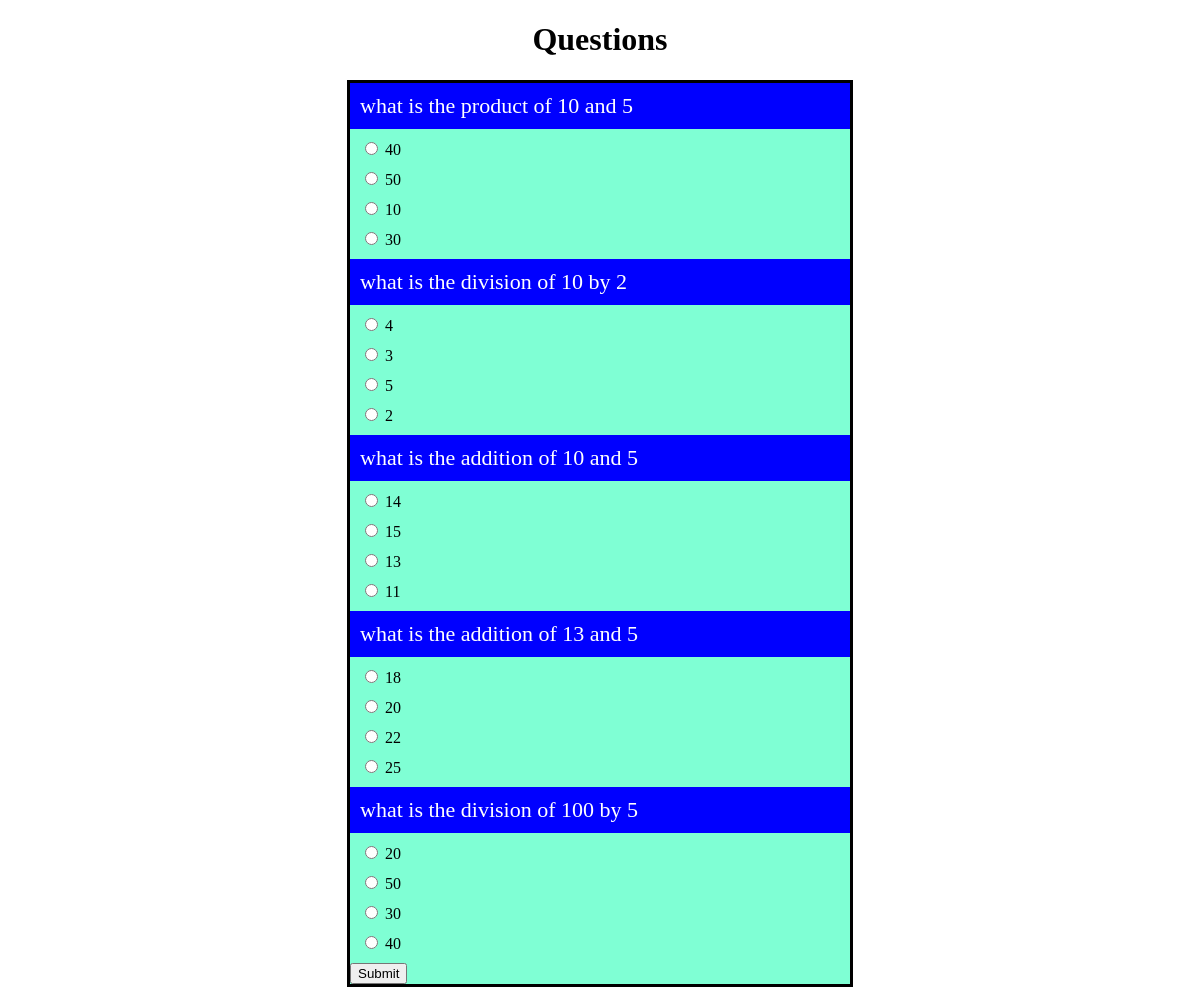
Screenshot of /testsystem/questions/ (signed in) with the database file from the repository.
### testsystem/models.py (models this page shows)
class Question(models.Model):
    question= models.CharField(max_length=1000)
    option_a=models.IntegerField()
    option_b=models.IntegerField()
    option_c=models.IntegerField()
    option_d=models.IntegerField()
    answer=models.IntegerField()

### testsystem/views.py (the view)
# urls.py: path('questions/',question),
def question(request):
    if 'username' not in request.session:
        return HttpResponseRedirect('http://localhost:8000/testsystem/login/')
    s=set()
    while(len(s)<5):
        s.add(random.randint(1,10))
    q={}
    l=[]
    for v in s:
        l.append(v)
    l1=[1,2,3,4,5]
    b={k:v for (k,v) in zip(l1, l)}
    for key,value in b.items():
        q[key]=(Question.objects.all()[value])
    o=[1,2,3,4,5]
    q[6]=o
    res=render(request,'testsystem/questions.html',q)
    return res

### templates/testsystem/questions.html (shortened to what this page needs)
<!DOCTYPE html>
<html lang="en">
<head>
</head>
<body>
    <center><h1>Questions</h1></center>
    <div id="form-div">
        <form action="http://localhost:8000/testsystem/result/" method="POST">
            <div class="question">
                {{1.question}}
            </div>
            <div class="option">
                <input type="radio" name="q1" value="{{1.option_a}}"> {{1.option_a}}
            </div>
            <div class="option">
                <input type="radio" name="q1" value="{{1.option_b}}"> {{1.option_b}}
            </div>
            <div class="option">
                <input type="radio" name="q1" value="{{1.option_c}}"> {{1.option_c}}
            </div>
            <div class="option">
                <input type="radio" name="q1" value="{{1.option_d}}"> {{1.option_d}}
            </div>
            <div class="question">
              {{2.question}}
          </div>
          <div class="option">
              <input type="radio" name="q2" value="{{2.option_a}}"> {{2.option_a}}
          </div>
          <div class="option">
              <input type="radio" name="q2" value="{{2.option_b}}"> {{2.option_b}}
          </div>
          <div class="option">
              <input type="radio" name="q2" value="{{2.option_c}}"> {{2.option_c}}
          </div>
          <div class="option">
              <input type="radio" name="q2" value="{{2.option_d}}"> {{2.option_d}}
          </div>
          <div class="question">
            {{3.question}}
        </div>
        <div class="option">
            <input type="radio" name="q3" value="{{3.option_a}}"> {{3.option_a}}
        </div>
        <div class="option">
            <input type="radio" name="q3" value="{{3.option_b}}"> {{3.option_b}}
        </div>
        <div class="option">
            <input type="radio" name="q3" value="{{3.option_c}}"> {{3.option_c}}
        </div>
        <div class="option">
            <input type="radio" name="q3" value="{{3.option_d}}"> {{3.option_d}}
        </div>
        <div class="question">
          {{4.question}}
      </div>
      <div class="option">
          <input type="radio" name="q4" value="{{4.option_a}}"> {{4.option_a}}
      </div>
      <div class="option">
          <input type="radio" name="q4" value="{{4.option_b}}"> {{4.option_b}}
      </div>
      <div class="option">
          <input type="radio" name="q4" value="{{4.option_c}}"> {{4.option_c}}
      </div>
      <div class="option">
          <input type="radio" name="q4" value="{{4.option_d}}"> {{4.option_d}}
      </div>
      <div class="question">
        {{5.question}}
    </div>
    <div class="option">
        <input type="radio" name="q5" value="{{5.option_a}}"> {{5.option_a}}
    </div>
    <div class="option">
        <input type="radio" name="q5" value="{{5.option_b}}"> {{5.option_b}}
    </div>
    <div class="option">
        <input type="radio" name="q5" value="{{5.option_c}}"> {{5.option_c}}
    </div>
    <div class="option">
        <input type="radio" name="q5" value="{{5.option_d}}"> {{5.option_d}}
    </div>
            <div id="submitbutton">
                <input type="submit">
            </div>
        </form>
    </div>
</body>
</html>

### templates/testsystem/questions.html (style rules this page uses)
#form-div { background-color: aquamarine; width: 500px; border-style: solid; margin: auto; }
.question { background-color: blue; color: white; font-size: 22px; padding: 10px; }
.option { margin: 10px; }

### rows the page displays
Question: question "what is the product of 10 and 5", option_a "40", option_b "50", option_c "10", option_d "30"
Question: question "what is the division of 10 by 2", option_a "4", option_b "3", option_c "5", option_d "2"
Question: question "what is the addition of 10 and 5", option_a "14", option_b "15", option_c "13", option_d "11"
Question: question "what is the addition of 13 and 5", option_a "18", option_b "20", option_c "22", option_d "25"
Question: question "what is the division of 100 by 5", option_a "20", option_b "50", option_c "30", option_d "40"
